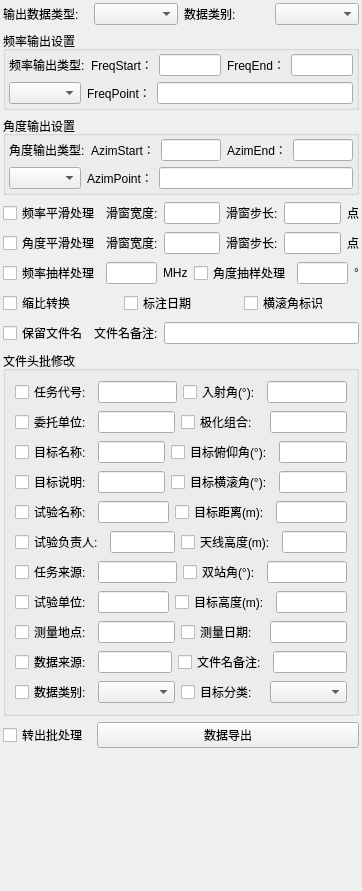
<?xml version="1.0" encoding="UTF-8"?>
<ui version="4.0">
 <class>DataPrintAndOutput</class>
 <widget class="QWidget" name="DataPrintAndOutput">
  <property name="geometry">
   <rect>
    <x>0</x>
    <y>0</y>
    <width>362</width>
    <height>891</height>
   </rect>
  </property>
  <property name="windowTitle">
   <string>Form</string>
  </property>
  <layout class="QVBoxLayout" name="verticalLayout_4">
   <property name="leftMargin">
    <number>3</number>
   </property>
   <property name="topMargin">
    <number>3</number>
   </property>
   <property name="rightMargin">
    <number>3</number>
   </property>
   <property name="bottomMargin">
    <number>3</number>
   </property>
   <item>
    <layout class="QHBoxLayout" name="horizontalLayout_5">
     <item>
      <widget class="QLabel" name="label">
       <property name="text">
        <string>输出数据类型:</string>
       </property>
      </widget>
     </item>
     <item>
      <widget class="QComboBox" name="comboBoxFileOutPutType"/>
     </item>
     <item>
      <widget class="QLabel" name="label_2">
       <property name="text">
        <string>数据类别:</string>
       </property>
      </widget>
     </item>
     <item>
      <widget class="QComboBox" name="comboBoxDataProcessType"/>
     </item>
    </layout>
   </item>
   <item>
    <widget class="QGroupBox" name="groupBox">
     <property name="title">
      <string>频率输出设置</string>
     </property>
     <layout class="QVBoxLayout" name="verticalLayout">
      <property name="leftMargin">
       <number>3</number>
      </property>
      <property name="topMargin">
       <number>3</number>
      </property>
      <property name="rightMargin">
       <number>3</number>
      </property>
      <property name="bottomMargin">
       <number>3</number>
      </property>
      <item>
       <layout class="QHBoxLayout" name="horizontalLayout">
        <item>
         <widget class="QLabel" name="label_3">
          <property name="text">
           <string>频率输出类型:</string>
          </property>
         </widget>
        </item>
        <item>
         <widget class="QLabel" name="label_4">
          <property name="text">
           <string>FreqStart：</string>
          </property>
         </widget>
        </item>
        <item>
         <widget class="QLineEdit" name="textBoxFreqCutStart"/>
        </item>
        <item>
         <widget class="QLabel" name="label_5">
          <property name="text">
           <string>FreqEnd：</string>
          </property>
         </widget>
        </item>
        <item>
         <widget class="QLineEdit" name="textBoxFreqCutEnd"/>
        </item>
       </layout>
      </item>
      <item>
       <layout class="QHBoxLayout" name="horizontalLayout_2">
        <item>
         <widget class="QComboBox" name="comboBoxFreqDataOutPutType"/>
        </item>
        <item>
         <widget class="QLabel" name="label_6">
          <property name="text">
           <string>FreqPoint：</string>
          </property>
         </widget>
        </item>
        <item>
         <widget class="QLineEdit" name="textBoxoutputExtractFreqPoint"/>
        </item>
       </layout>
      </item>
     </layout>
    </widget>
   </item>
   <item>
    <widget class="QGroupBox" name="groupBox_2">
     <property name="title">
      <string>角度输出设置</string>
     </property>
     <layout class="QVBoxLayout" name="verticalLayout_2">
      <property name="leftMargin">
       <number>3</number>
      </property>
      <property name="topMargin">
       <number>3</number>
      </property>
      <property name="rightMargin">
       <number>3</number>
      </property>
      <property name="bottomMargin">
       <number>3</number>
      </property>
      <item>
       <layout class="QHBoxLayout" name="horizontalLayout_3">
        <item>
         <widget class="QLabel" name="label_7">
          <property name="text">
           <string>角度输出类型:</string>
          </property>
         </widget>
        </item>
        <item>
         <widget class="QLabel" name="label_8">
          <property name="text">
           <string>AzimStart：</string>
          </property>
         </widget>
        </item>
        <item>
         <widget class="QLineEdit" name="textBoxAzimCutStart"/>
        </item>
        <item>
         <widget class="QLabel" name="label_9">
          <property name="text">
           <string>AzimEnd：</string>
          </property>
         </widget>
        </item>
        <item>
         <widget class="QLineEdit" name="textBoxAzimCutEnd"/>
        </item>
       </layout>
      </item>
      <item>
       <layout class="QHBoxLayout" name="horizontalLayout_4">
        <item>
         <widget class="QComboBox" name="comboBoxAzimDataOutPutType"/>
        </item>
        <item>
         <widget class="QLabel" name="label_10">
          <property name="text">
           <string>AzimPoint：</string>
          </property>
         </widget>
        </item>
        <item>
         <widget class="QLineEdit" name="textBoxoutputExtractAzimPoint"/>
        </item>
       </layout>
      </item>
     </layout>
    </widget>
   </item>
   <item>
    <layout class="QHBoxLayout" name="horizontalLayout_6">
     <item>
      <widget class="QCheckBox" name="checkBoxFreqSmooth">
       <property name="text">
        <string>频率平滑处理</string>
       </property>
      </widget>
     </item>
     <item>
      <widget class="QLabel" name="label_11">
       <property name="text">
        <string>滑窗宽度:</string>
       </property>
      </widget>
     </item>
     <item>
      <widget class="QLineEdit" name="textBoxFreqSmoothWidth"/>
     </item>
     <item>
      <widget class="QLabel" name="label_12">
       <property name="text">
        <string>滑窗步长:</string>
       </property>
      </widget>
     </item>
     <item>
      <widget class="QLineEdit" name="textBoxFreqSmoothStep"/>
     </item>
     <item>
      <widget class="QLabel" name="label_13">
       <property name="text">
        <string>点</string>
       </property>
      </widget>
     </item>
    </layout>
   </item>
   <item>
    <layout class="QHBoxLayout" name="horizontalLayout_7">
     <item>
      <widget class="QCheckBox" name="checkBoxAzimSmooth">
       <property name="text">
        <string>角度平滑处理</string>
       </property>
      </widget>
     </item>
     <item>
      <widget class="QLabel" name="label_14">
       <property name="text">
        <string>滑窗宽度:</string>
       </property>
      </widget>
     </item>
     <item>
      <widget class="QLineEdit" name="textBoxAzimSmoothWidth"/>
     </item>
     <item>
      <widget class="QLabel" name="label_15">
       <property name="text">
        <string>滑窗步长:</string>
       </property>
      </widget>
     </item>
     <item>
      <widget class="QLineEdit" name="textBoxAzimSmoothStep"/>
     </item>
     <item>
      <widget class="QLabel" name="label_16">
       <property name="text">
        <string>点</string>
       </property>
      </widget>
     </item>
    </layout>
   </item>
   <item>
    <layout class="QHBoxLayout" name="horizontalLayout_8">
     <item>
      <widget class="QCheckBox" name="checkBoxFreqResample">
       <property name="text">
        <string>频率抽样处理</string>
       </property>
      </widget>
     </item>
     <item>
      <widget class="QLineEdit" name="textBoxFreqResample"/>
     </item>
     <item>
      <widget class="QLabel" name="label_17">
       <property name="text">
        <string>MHz</string>
       </property>
      </widget>
     </item>
     <item>
      <widget class="QCheckBox" name="checkBoxAzimResample">
       <property name="text">
        <string>角度抽样处理</string>
       </property>
      </widget>
     </item>
     <item>
      <widget class="QLineEdit" name="textBoxAzimResample"/>
     </item>
     <item>
      <widget class="QLabel" name="label_18">
       <property name="text">
        <string>°</string>
       </property>
      </widget>
     </item>
    </layout>
   </item>
   <item>
    <layout class="QHBoxLayout" name="horizontalLayout_9">
     <item>
      <widget class="QCheckBox" name="checkBoxScaleModeTransform">
       <property name="text">
        <string>缩比转换</string>
       </property>
      </widget>
     </item>
     <item>
      <widget class="QCheckBox" name="checkBoxFileCreatTime">
       <property name="text">
        <string>标注日期</string>
       </property>
      </widget>
     </item>
     <item>
      <widget class="QCheckBox" name="checkBoxRollTag">
       <property name="text">
        <string>横滚角标识</string>
       </property>
      </widget>
     </item>
    </layout>
   </item>
   <item>
    <layout class="QHBoxLayout" name="horizontalLayout_10">
     <item>
      <widget class="QCheckBox" name="checkBoxOriginFileName">
       <property name="text">
        <string>保留文件名</string>
       </property>
      </widget>
     </item>
     <item>
      <widget class="QLabel" name="label_19">
       <property name="text">
        <string>文件名备注:</string>
       </property>
      </widget>
     </item>
     <item>
      <widget class="QLineEdit" name="textBoxnFilNameCaption"/>
     </item>
    </layout>
   </item>
   <item>
    <widget class="QGroupBox" name="groupBox_3">
     <property name="title">
      <string>文件头批修改</string>
     </property>
     <layout class="QVBoxLayout" name="verticalLayout_3">
      <item>
       <layout class="QHBoxLayout" name="horizontalLayout_11">
        <item>
         <widget class="QCheckBox" name="checkBoxTask_ExpCodeName">
          <property name="text">
           <string>任务代号:</string>
          </property>
         </widget>
        </item>
        <item>
         <widget class="QLineEdit" name="textBoxTask_ExpCodeName"/>
        </item>
        <item>
         <widget class="QCheckBox" name="checkBoxCondition_IncidentAngle">
          <property name="text">
           <string>入射角(°):</string>
          </property>
         </widget>
        </item>
        <item>
         <widget class="QLineEdit" name="textBoxCondition_IncidentAngle"/>
        </item>
       </layout>
      </item>
      <item>
       <layout class="QHBoxLayout" name="horizontalLayout_12">
        <item>
         <widget class="QCheckBox" name="checkBoxTask_ClientUnit">
          <property name="text">
           <string>委托单位:</string>
          </property>
         </widget>
        </item>
        <item>
         <widget class="QLineEdit" name="textBoxTask_ClientUnit"/>
        </item>
        <item>
         <widget class="QCheckBox" name="checkBoxCondition_Pol">
          <property name="text">
           <string>极化组合:  </string>
          </property>
         </widget>
        </item>
        <item>
         <widget class="QLineEdit" name="textBoxCondition_Pol"/>
        </item>
       </layout>
      </item>
      <item>
       <layout class="QHBoxLayout" name="horizontalLayout_13">
        <item>
         <widget class="QCheckBox" name="checkBoxTask_TargetName">
          <property name="text">
           <string>目标名称:</string>
          </property>
         </widget>
        </item>
        <item>
         <widget class="QLineEdit" name="textBoxTask_TargetName"/>
        </item>
        <item>
         <widget class="QCheckBox" name="checkBoxCondition_Targetpitch">
          <property name="text">
           <string>目标俯仰角(°):</string>
          </property>
         </widget>
        </item>
        <item>
         <widget class="QLineEdit" name="textBoxCondition_Targetpitch"/>
        </item>
       </layout>
      </item>
      <item>
       <layout class="QHBoxLayout" name="horizontalLayout_14">
        <item>
         <widget class="QCheckBox" name="checkBoxTask_TargetCaption">
          <property name="text">
           <string>目标说明:</string>
          </property>
         </widget>
        </item>
        <item>
         <widget class="QLineEdit" name="textBoxTask_TargetCaption"/>
        </item>
        <item>
         <widget class="QCheckBox" name="checkBoxCondition_TargetRoll">
          <property name="text">
           <string>目标横滚角(°):</string>
          </property>
         </widget>
        </item>
        <item>
         <widget class="QLineEdit" name="textBoxCondition_TargetRoll"/>
        </item>
       </layout>
      </item>
      <item>
       <layout class="QHBoxLayout" name="horizontalLayout_15">
        <item>
         <widget class="QCheckBox" name="checkBoxTask_ExpName">
          <property name="text">
           <string>试验名称:</string>
          </property>
         </widget>
        </item>
        <item>
         <widget class="QLineEdit" name="textBoxTask_ExpName"/>
        </item>
        <item>
         <widget class="QCheckBox" name="checkBoxCondition_Distence">
          <property name="text">
           <string>目标距离(m):</string>
          </property>
         </widget>
        </item>
        <item>
         <widget class="QLineEdit" name="textBoxCondition_Distence"/>
        </item>
       </layout>
      </item>
      <item>
       <layout class="QHBoxLayout" name="horizontalLayout_16">
        <item>
         <widget class="QCheckBox" name="checkBoxTask_ExpPerson">
          <property name="text">
           <string>试验负责人:</string>
          </property>
         </widget>
        </item>
        <item>
         <widget class="QLineEdit" name="textBoxTask_ExpPerson"/>
        </item>
        <item>
         <widget class="QCheckBox" name="checkBoxCondition_AntennaHeight">
          <property name="text">
           <string>天线高度(m):</string>
          </property>
         </widget>
        </item>
        <item>
         <widget class="QLineEdit" name="textBoxCondition_AntennaHeight"/>
        </item>
       </layout>
      </item>
      <item>
       <layout class="QHBoxLayout" name="horizontalLayout_17">
        <item>
         <widget class="QCheckBox" name="textBoxCondition_AntennaHeight_2">
          <property name="text">
           <string>任务来源:</string>
          </property>
         </widget>
        </item>
        <item>
         <widget class="QLineEdit" name="textBoxTask_ExpTaskSource"/>
        </item>
        <item>
         <widget class="QCheckBox" name="checkBoxCondition_BistaticAngle">
          <property name="text">
           <string>双站角(°):</string>
          </property>
         </widget>
        </item>
        <item>
         <widget class="QLineEdit" name="textBoxCondition_BistaticAngle"/>
        </item>
       </layout>
      </item>
      <item>
       <layout class="QHBoxLayout" name="horizontalLayout_18">
        <item>
         <widget class="QCheckBox" name="checkBoxTask_ExpDepartment">
          <property name="text">
           <string>试验单位:</string>
          </property>
         </widget>
        </item>
        <item>
         <widget class="QLineEdit" name="textBoxTask_ExpDepartment"/>
        </item>
        <item>
         <widget class="QCheckBox" name="checkBoxCondition_TargetHeight">
          <property name="text">
           <string>目标高度(m):</string>
          </property>
         </widget>
        </item>
        <item>
         <widget class="QLineEdit" name="textBoxCondition_TargetHeight"/>
        </item>
       </layout>
      </item>
      <item>
       <layout class="QHBoxLayout" name="horizontalLayout_19">
        <item>
         <widget class="QCheckBox" name="checkBoxTask_MeaPlace">
          <property name="text">
           <string>测量地点:</string>
          </property>
         </widget>
        </item>
        <item>
         <widget class="QLineEdit" name="textBoxTask_MeaPlace"/>
        </item>
        <item>
         <widget class="QCheckBox" name="checkBoxTask_MeaDate">
          <property name="text">
           <string>测量日期:  </string>
          </property>
         </widget>
        </item>
        <item>
         <widget class="QLineEdit" name="textBoxTask_MeaDate"/>
        </item>
       </layout>
      </item>
      <item>
       <layout class="QHBoxLayout" name="horizontalLayout_20">
        <item>
         <widget class="QCheckBox" name="checkBoxTask_DataSource">
          <property name="text">
           <string>数据来源:</string>
          </property>
         </widget>
        </item>
        <item>
         <widget class="QLineEdit" name="textBoxTask_DataSource"/>
        </item>
        <item>
         <widget class="QCheckBox" name="checkBoxFileTitleCaption">
          <property name="text">
           <string>文件名备注:</string>
          </property>
         </widget>
        </item>
        <item>
         <widget class="QLineEdit" name="textBoxFileTitleCaption"/>
        </item>
       </layout>
      </item>
      <item>
       <layout class="QHBoxLayout" name="horizontalLayout_21">
        <item>
         <widget class="QCheckBox" name="checkBoxProject_DataSort">
          <property name="text">
           <string>数据类别:</string>
          </property>
         </widget>
        </item>
        <item>
         <widget class="QComboBox" name="comboBoxProject_DataSort"/>
        </item>
        <item>
         <widget class="QCheckBox" name="checkBoxProject_TargetSort">
          <property name="text">
           <string>目标分类:  </string>
          </property>
         </widget>
        </item>
        <item>
         <widget class="QComboBox" name="comboBoxProject_TargetSort"/>
        </item>
       </layout>
      </item>
     </layout>
    </widget>
   </item>
   <item>
    <layout class="QHBoxLayout" name="horizontalLayout_22" stretch="1,3">
     <item>
      <widget class="QCheckBox" name="checkBoxFileOutPutBatchMode">
       <property name="text">
        <string>转出批处理</string>
       </property>
      </widget>
     </item>
     <item>
      <widget class="QPushButton" name="ButtonDataOutPut">
       <property name="text">
        <string>数据导出</string>
       </property>
      </widget>
     </item>
    </layout>
   </item>
   <item>
    <spacer name="verticalSpacer">
     <property name="orientation">
      <enum>Qt::Vertical</enum>
     </property>
     <property name="sizeHint" stdset="0">
      <size>
       <width>20</width>
       <height>40</height>
      </size>
     </property>
    </spacer>
   </item>
  </layout>
 </widget>
 <resources/>
 <connections/>
</ui>
